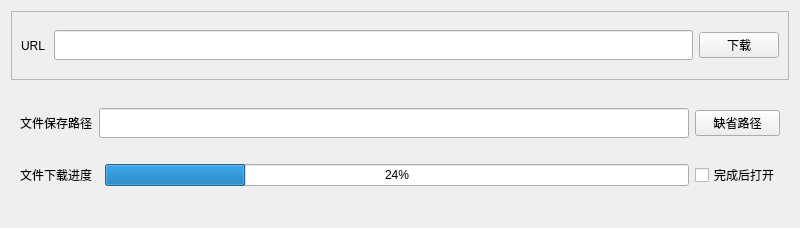
<?xml version="1.0" encoding="UTF-8"?>
<ui version="4.0">
 <class>Widget</class>
 <widget class="QWidget" name="Widget">
  <property name="geometry">
   <rect>
    <x>0</x>
    <y>0</y>
    <width>800</width>
    <height>228</height>
   </rect>
  </property>
  <property name="windowTitle">
   <string>Widget</string>
  </property>
  <layout class="QVBoxLayout" name="verticalLayout" stretch="1,2">
   <property name="spacing">
    <number>0</number>
   </property>
   <item>
    <widget class="QFrame" name="frame">
     <property name="frameShape">
      <enum>QFrame::StyledPanel</enum>
     </property>
     <property name="frameShadow">
      <enum>QFrame::Raised</enum>
     </property>
     <layout class="QHBoxLayout" name="horizontalLayout">
      <item>
       <widget class="QLabel" name="label">
        <property name="text">
         <string>URL </string>
        </property>
       </widget>
      </item>
      <item>
       <widget class="QLineEdit" name="leUrl">
        <property name="minimumSize">
         <size>
          <width>0</width>
          <height>30</height>
         </size>
        </property>
       </widget>
      </item>
      <item>
       <widget class="QPushButton" name="btnDownload">
        <property name="text">
         <string>下载</string>
        </property>
       </widget>
      </item>
     </layout>
    </widget>
   </item>
   <item>
    <widget class="QWidget" name="widget" native="true">
     <layout class="QGridLayout" name="gridLayout">
      <item row="0" column="0">
       <widget class="QLabel" name="label_2">
        <property name="text">
         <string>文件保存路径</string>
        </property>
       </widget>
      </item>
      <item row="0" column="1" colspan="2">
       <widget class="QLineEdit" name="lePath">
        <property name="minimumSize">
         <size>
          <width>0</width>
          <height>30</height>
         </size>
        </property>
       </widget>
      </item>
      <item row="0" column="3">
       <widget class="QPushButton" name="btnDefautPath">
        <property name="text">
         <string>缺省路径</string>
        </property>
       </widget>
      </item>
      <item row="1" column="0" colspan="2">
       <widget class="QLabel" name="label_3">
        <property name="text">
         <string>文件下载进度</string>
        </property>
       </widget>
      </item>
      <item row="1" column="2">
       <widget class="QProgressBar" name="progressBar">
        <property name="value">
         <number>24</number>
        </property>
       </widget>
      </item>
      <item row="1" column="3">
       <widget class="QCheckBox" name="checkBox">
        <property name="text">
         <string>完成后打开</string>
        </property>
       </widget>
      </item>
     </layout>
    </widget>
   </item>
  </layout>
 </widget>
 <resources/>
 <connections/>
</ui>
